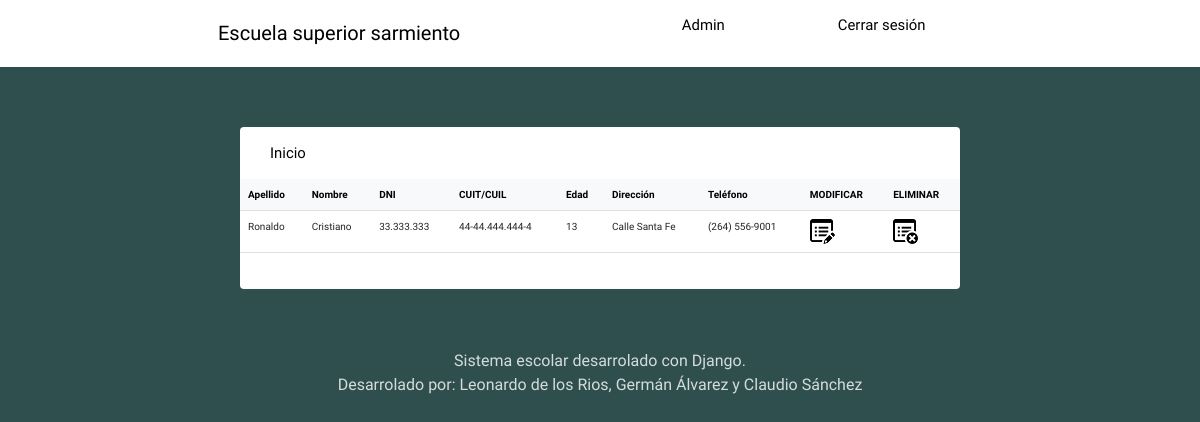
The page /preceptores/ (signed in) on the database its author committed.
### core/escuela/models.py (models this page shows, shortened)
class Preceptor(models.Model):
    idPreceptor = models.AutoField('Preceptor', auto_created=True, primary_key=True, serialize=False)
    num_cuil = models.CharField('N° de CUIT/CUIL', max_length=15, unique=True)
    num_doc = models.CharField('N° de documento', max_length=10, unique=True)
    nombre = models.CharField('Nombre/s', max_length=90)
    apellido = models.CharField('Apellido/s',max_length=90)
    fecha_nac = models.DateField('Fecha de nacimiento')
    edad = models.IntegerField(null=True, blank=True) # se calcula cuando se hace el listado de personas
    direccion = models.CharField('Calle y número', max_length=120)
    telefono = models.CharField('N° de teléfono', max_length=14)
    class Meta:
        verbose_name_plural = 'Preceptores'
        ordering = ['apellido', 'nombre']

### core/escuela/views.py (the view)
# urls.py: path('preceptores/',views.listar_preceptores,name='preceptores'),
def listar_preceptores(request, template_name='escuela/preceptores.html'):
    preceptores = Preceptor.objects.all()
    for preceptor in preceptores:
        preceptor.edad = relativedelta(datetime.now(), preceptor.fecha_nac).years
    dato = {'preceptores': preceptores}
    return render(request,template_name,dato)

### core/user/models.py (called while the page is built)
    def get_tipo(self):
        return self.tipo.nombre

### templates/escuela/preceptores.html (shortened to what this page needs)
{% extends 'base.html' %}
{% load static %}
{% block body %}
    <table class="table table-hover">
        <thead class="table-light">
            <tr>
                <th>Apellido</th>
                <th>Nombre</th>
                <th>DNI</th>
                <th>CUIT/CUIL</th>
                <th>Edad</th>
                <th>Dirección</th>
                <th>Teléfono</th>
                <th>MODIFICAR</th>
                <th>ELIMINAR</th>
            </tr>
        </thead>
    {% for preceptor in preceptores %}
        <tr>
            <td>{{preceptor.apellido}}</td>
            <td>{{preceptor.nombre}}</td>
            <td>{{preceptor.num_doc}}</td>
            <td>{{preceptor.num_cuil}}</td>
            <td>{{preceptor.edad}}</td>
            <td>{{preceptor.direccion}}</td>
            <td>{{preceptor.telefono}}</td>
            <td><a href="{% url 'modificar_preceptor' preceptor.idPreceptor %}"><img src="{% static 'img/Editar_25.png' %}"></a></td>
            <td><a href="{% url 'eliminar_preceptor' preceptor.idPreceptor %}"><img src="{% static 'img/Eliminar_25.png' %}"></a></td>
        </tr>
    {% endfor %}
    </table>
{% endblock %}

### core/escuela/static/css/style.css (style rules this page uses)
body { background: #2F4F4F; font-size: 62.5%; font-family: 'Varela Round', Helvetica, Arial, serif; }
img { object-fit: cover; }
a { font-size: .93rem; text-decoration: none; color: black; }

### rows shown on the page
Preceptor: apellido "Ronaldo", nombre "Cristiano", num_doc "33.333.333", num_cuil "44-44.444.444-4", edad "13", direccion "Calle Santa Fe", telefono "(264) 556-9001"
